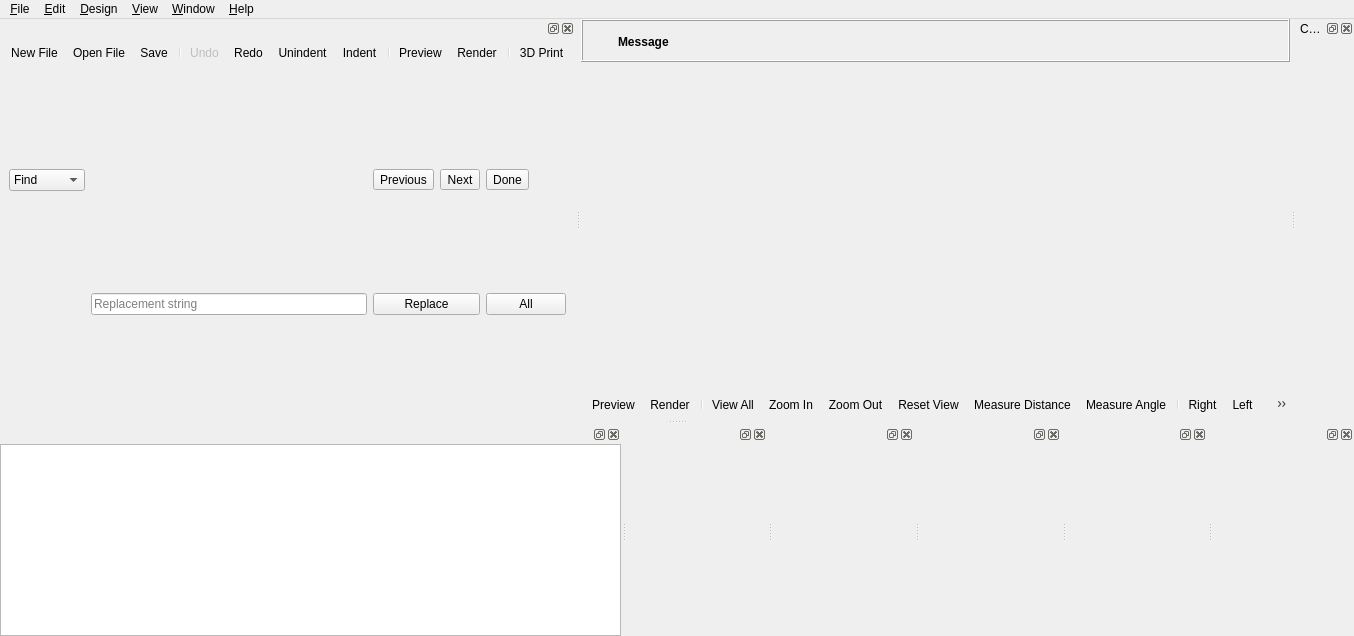
<?xml version="1.0" encoding="UTF-8"?>
<ui version="4.0">
 <class>MainWindow</class>
 <widget class="QMainWindow" name="MainWindow">
  <property name="geometry">
   <rect>
    <x>0</x>
    <y>0</y>
    <width>1354</width>
    <height>636</height>
   </rect>
  </property>
  <widget class="QWidget" name="centralwidget">
   <layout class="QVBoxLayout" name="verticalLayout_2">
    <property name="spacing">
     <number>0</number>
    </property>
    <property name="leftMargin">
     <number>0</number>
    </property>
    <property name="topMargin">
     <number>0</number>
    </property>
    <property name="rightMargin">
     <number>0</number>
    </property>
    <property name="bottomMargin">
     <number>0</number>
    </property>
    <item>
     <widget class="QWidget" name="mainWidget" native="true">
      <property name="sizePolicy">
       <sizepolicy hsizetype="Expanding" vsizetype="Expanding">
        <horstretch>0</horstretch>
        <verstretch>0</verstretch>
       </sizepolicy>
      </property>
      <layout class="QVBoxLayout" name="verticalLayout_3">
       <property name="spacing">
        <number>0</number>
       </property>
       <property name="leftMargin">
        <number>0</number>
       </property>
       <property name="topMargin">
        <number>0</number>
       </property>
       <property name="rightMargin">
        <number>0</number>
       </property>
       <property name="bottomMargin">
        <number>0</number>
       </property>
       <item>
        <widget class="QFrame" name="frameCompileResult">
         <property name="frameShape">
          <enum>QFrame::Shape::Box</enum>
         </property>
         <property name="frameShadow">
          <enum>QFrame::Shadow::Raised</enum>
         </property>
         <layout class="QGridLayout" name="gridLayoutCompileResult">
          <property name="leftMargin">
           <number>6</number>
          </property>
          <property name="topMargin">
           <number>6</number>
          </property>
          <property name="rightMargin">
           <number>6</number>
          </property>
          <property name="bottomMargin">
           <number>4</number>
          </property>
          <property name="horizontalSpacing">
           <number>4</number>
          </property>
          <item row="0" column="1">
           <widget class="QLabel" name="labelCompileResultMessage">
            <property name="sizePolicy">
             <sizepolicy hsizetype="Preferred" vsizetype="Preferred">
              <horstretch>1</horstretch>
              <verstretch>0</verstretch>
             </sizepolicy>
            </property>
            <property name="font">
             <font>
              <bold>true</bold>
             </font>
            </property>
            <property name="text">
             <string>Message</string>
            </property>
            <property name="wordWrap">
             <bool>true</bool>
            </property>
           </widget>
          </item>
          <item row="0" column="2">
           <widget class="QToolButton" name="toolButtonCompileResultClose">
            <property name="styleSheet">
             <string notr="true"/>
            </property>
            <property name="text">
             <string/>
            </property>
            <property name="icon">
             <iconset resource="../../resources/common.qrc">
              <normaloff>:/icons/close.png</normaloff>:/icons/close.png</iconset>
            </property>
            <property name="iconSize">
             <size>
              <width>22</width>
              <height>22</height>
             </size>
            </property>
            <property name="toolButtonStyle">
             <enum>Qt::ToolButtonStyle::ToolButtonIconOnly</enum>
            </property>
            <property name="autoRaise">
             <bool>true</bool>
            </property>
           </widget>
          </item>
          <item row="0" column="0">
           <widget class="QToolButton" name="toolButtonCompileResultIcon">
            <property name="styleSheet">
             <string notr="true">QToolButton { border: none; }</string>
            </property>
            <property name="text">
             <string/>
            </property>
            <property name="icon">
             <iconset resource="../../resources/common.qrc">
              <normaloff>:/icons/information-icons-error.png</normaloff>:/icons/information-icons-error.png</iconset>
            </property>
            <property name="iconSize">
             <size>
              <width>22</width>
              <height>22</height>
             </size>
            </property>
            <property name="autoRaise">
             <bool>false</bool>
            </property>
           </widget>
          </item>
         </layout>
        </widget>
       </item>
       <item>
        <widget class="QGLView" name="qglview" native="true">
         <property name="sizePolicy">
          <sizepolicy hsizetype="Expanding" vsizetype="Expanding">
           <horstretch>0</horstretch>
           <verstretch>0</verstretch>
          </sizepolicy>
         </property>
         <property name="minimumSize">
          <size>
           <width>200</width>
           <height>100</height>
          </size>
         </property>
        </widget>
       </item>
       <item>
        <widget class="QToolBar" name="viewerToolBar">
         <addaction name="designActionPreview"/>
         <addaction name="designActionRender"/>
         <addaction name="separator"/>
         <addaction name="viewActionViewAll"/>
         <addaction name="viewActionZoomIn"/>
         <addaction name="viewActionZoomOut"/>
         <addaction name="viewActionResetView"/>
         <addaction name="designActionMeasureDist"/>
         <addaction name="designActionMeasureAngle"/>
         <addaction name="separator"/>
         <addaction name="viewActionRight"/>
         <addaction name="viewActionLeft"/>
         <addaction name="viewActionBack"/>
         <addaction name="viewActionFront"/>
         <addaction name="viewActionTop"/>
         <addaction name="viewActionBottom"/>
         <addaction name="separator"/>
         <addaction name="viewActionPerspective"/>
         <addaction name="viewActionOrthogonal"/>
         <addaction name="separator"/>
         <addaction name="viewActionShowAxes"/>
         <addaction name="viewActionShowScaleProportional"/>
         <addaction name="viewActionShowEdges"/>
        </widget>
       </item>
      </layout>
      <zorder>qglview</zorder>
      <zorder>viewerToolBar</zorder>
      <zorder>frameCompileResult</zorder>
     </widget>
    </item>
   </layout>
  </widget>
  <widget class="QMenuBar" name="menubar">
   <property name="geometry">
    <rect>
     <x>0</x>
     <y>0</y>
     <width>1354</width>
     <height>37</height>
    </rect>
   </property>
   <widget class="QMenu" name="menu_File">
    <property name="title">
     <string>&amp;File</string>
    </property>
    <widget class="QMenu" name="menuOpenRecent">
     <property name="title">
      <string>Recen&amp;t Files</string>
     </property>
    </widget>
    <widget class="QMenu" name="menuExamples">
     <property name="title">
      <string>&amp;Examples</string>
     </property>
    </widget>
    <widget class="QMenu" name="menuExport">
     <property name="title">
      <string>E&amp;xport</string>
     </property>
     <addaction name="fileActionExportAsciiSTL"/>
     <addaction name="fileActionExportBinarySTL"/>
     <addaction name="fileActionExportOBJ"/>
     <addaction name="fileActionExportPOV"/>
     <addaction name="fileActionExportOFF"/>
      <addaction name="fileActionExportWRL"/>
      <addaction name="fileActionExport3MF"/>
     <addaction name="fileActionExportDXF"/>
     <addaction name="fileActionExportSVG"/>
     <addaction name="fileActionExportCSG"/>
     <addaction name="fileActionExportPDF"/>
     <addaction name="separator"/>
     <addaction name="fileActionExportImage"/>
    </widget>
    <widget class="QMenu" name="menuPython">
     <property name="title">
      <string>Python</string>
     </property>
     <addaction name="fileActionPythonRevoke"/>
     <addaction name="separator"/>
     <addaction name="fileActionPythonSelectVenv"/>
     <addaction name="fileActionPythonCreateVenv"/>
    </widget>
    <addaction name="fileActionNew"/>
    <addaction name="fileActionOpen"/>
    <addaction name="menuOpenRecent"/>
    <addaction name="menuExamples"/>
    <addaction name="fileActionReload"/>
    <addaction name="separator"/>
    <addaction name="fileActionNewWindow"/>
    <addaction name="fileActionOpenWindow"/>
    <addaction name="fileActionClose"/>
    <addaction name="separator"/>
    <addaction name="fileActionSave"/>
    <addaction name="fileActionSaveAs"/>
    <addaction name="fileActionSaveACopy"/>
    <addaction name="fileActionSaveAll"/>
    <addaction name="separator"/>
    <addaction name="menuExport"/>
    <addaction name="separator"/>
    <addaction name="menuPython"/>
    <addaction name="separator"/>
    <addaction name="fileShowLibraryFolder"/>
    <addaction name="separator"/>
    <addaction name="fileActionQuit"/>
   </widget>
   <widget class="QMenu" name="menu_Edit">
    <property name="title">
     <string>&amp;Edit</string>
    </property>
    <addaction name="editActionUndo"/>
    <addaction name="editActionRedo"/>
    <addaction name="separator"/>
    <addaction name="editActionCut"/>
    <addaction name="editActionCopy"/>
    <addaction name="editActionPaste"/>
    <addaction name="separator"/>
    <addaction name="editActionIndent"/>
    <addaction name="editActionUnindent"/>
    <addaction name="editActionComment"/>
    <addaction name="editActionUncomment"/>
    <addaction name="editActionMoveLineUp"/>
    <addaction name="editActionMoveLineDown"/>
    <addaction name="editActionConvertTabsToSpaces"/>
    <addaction name="editActionToggleBookmark"/>
    <addaction name="editActionNextBookmark"/>
    <addaction name="editActionPrevBookmark"/>
    <addaction name="separator"/>
    <addaction name="editActionNextTab"/>
    <addaction name="editActionPrevTab"/>
    <addaction name="separator"/>
    <addaction name="editActionCopyViewport"/>
    <addaction name="editActionCopyVPT"/>
    <addaction name="editActionCopyVPR"/>
    <addaction name="editActionCopyVPD"/>
    <addaction name="editActionCopyVPF"/>
    <addaction name="separator"/>
    <addaction name="editActionFind"/>
    <addaction name="editActionFindAndReplace"/>
    <addaction name="editActionFindNext"/>
    <addaction name="editActionFindPrevious"/>
    <addaction name="editActionUseSelectionForFind"/>
    <addaction name="separator"/>
    <addaction name="editActionJumpToNextError"/>
    <addaction name="separator"/>
    <addaction name="editActionZoomTextIn"/>
    <addaction name="editActionZoomTextOut"/>
    <addaction name="editActionPreferences"/>
   </widget>
   <widget class="QMenu" name="menu_Design">
    <property name="title">
     <string>&amp;Design</string>
    </property>
    <addaction name="designActionAutoReload"/>
    <addaction name="designActionReloadAndPreview"/>
    <addaction name="designActionPreview"/>
    <addaction name="designActionRender"/>
    <addaction name="designAction3DPrint"/>
    <addaction name="designActionMeasureDist"/>
    <addaction name="designActionMeasureAngle"/>
    <addaction name="separator"/>
    <addaction name="designCheckValidity"/>
    <addaction name="designActionDisplayAST"/>
    <addaction name="designActionDisplayCSGTree"/>
    <addaction name="designActionDisplayCSGProducts"/>
    <addaction name="separator"/>
    <addaction name="designActionFlushCaches"/>
   </widget>
   <widget class="QMenu" name="menu_View">
    <property name="title">
     <string>&amp;View</string>
    </property>
    <addaction name="viewActionPreview"/>
    <addaction name="viewActionThrownTogether"/>
    <addaction name="separator"/>
    <addaction name="viewActionHighlightChanges"/>
    <addaction name="separator"/>
    <addaction name="viewActionShowEdges"/>
    <addaction name="viewActionShowAxes"/>
    <addaction name="viewActionShowScaleProportional"/>
    <addaction name="viewActionShowCrosshairs"/>
    <addaction name="separator"/>
    <addaction name="viewActionTop"/>
    <addaction name="viewActionBottom"/>
    <addaction name="viewActionLeft"/>
    <addaction name="viewActionRight"/>
    <addaction name="viewActionFront"/>
    <addaction name="viewActionBack"/>
    <addaction name="viewActionDiagonal"/>
    <addaction name="viewActionCenter"/>
    <addaction name="viewActionViewAll"/>
    <addaction name="viewActionResetView"/>
    <addaction name="separator"/>
    <addaction name="viewActionZoomIn"/>
    <addaction name="viewActionZoomOut"/>
    <addaction name="separator"/>
    <addaction name="viewActionPerspective"/>
    <addaction name="viewActionOrthogonal"/>
    <addaction name="separator"/>
    <addaction name="viewActionHideEditorToolBar"/>
    <addaction name="viewActionHide3DViewToolBar"/>
   </widget>
   <widget class="QMenu" name="menuHelp">
    <property name="title">
     <string>&amp;Help</string>
    </property>
    <addaction name="helpActionAbout"/>
    <addaction name="helpActionHomepage"/>
    <addaction name="helpActionManual"/>
    <addaction name="helpActionOfflineManual"/>
    <addaction name="helpActionCheatSheet"/>
    <addaction name="helpActionOfflineCheatSheet"/>
    <addaction name="helpActionLibraryInfo"/>
   </widget>
   <widget class="QMenu" name="menuWindow">
    <property name="title">
     <string>&amp;Window</string>
    </property>
    <addaction name="separator"/>
    <addaction name="windowActionNextWindow"/>
    <addaction name="windowActionPreviousWindow"/>
    <addaction name="separator"/>
    <addaction name="windowActionJumpTo"/>
   </widget>
   <addaction name="menu_File"/>
   <addaction name="menu_Edit"/>
   <addaction name="menu_Design"/>
   <addaction name="menu_View"/>
   <addaction name="menuWindow"/>
   <addaction name="menuHelp"/>
  </widget>
  <widget class="Dock" name="editorDock">
   <attribute name="dockWidgetArea">
    <number>1</number>
   </attribute>
   <widget class="QWidget" name="editorDockContents">
    <layout class="QVBoxLayout" name="verticalLayout">
     <property name="spacing">
      <number>0</number>
     </property>
     <property name="leftMargin">
      <number>0</number>
     </property>
     <property name="topMargin">
      <number>0</number>
     </property>
     <property name="rightMargin">
      <number>0</number>
     </property>
     <property name="bottomMargin">
      <number>0</number>
     </property>
     <item>
      <widget class="QToolBar" name="editortoolbar">
       <addaction name="fileActionNew"/>
       <addaction name="fileActionOpen"/>
       <addaction name="fileActionSave"/>
       <addaction name="separator"/>
       <addaction name="editActionUndo"/>
       <addaction name="editActionRedo"/>
       <addaction name="editActionUnindent"/>
       <addaction name="editActionIndent"/>
       <addaction name="separator"/>
       <addaction name="designActionPreview"/>
       <addaction name="designActionRender"/>
       <addaction name="separator"/>
       <addaction name="designAction3DPrint"/>
      </widget>
     </item>
     <item>
      <widget class="QFrame" name="find_panel">
       <property name="enabled">
        <bool>true</bool>
       </property>
       <property name="sizePolicy">
        <sizepolicy hsizetype="Preferred" vsizetype="Minimum">
         <horstretch>0</horstretch>
         <verstretch>0</verstretch>
        </sizepolicy>
       </property>
       <property name="frameShape">
        <enum>QFrame::Shape::NoFrame</enum>
       </property>
       <property name="frameShadow">
        <enum>QFrame::Shadow::Raised</enum>
       </property>
       <property name="lineWidth">
        <number>0</number>
       </property>
       <layout class="QGridLayout" name="gridLayout">
        <property name="topMargin">
         <number>0</number>
        </property>
        <property name="bottomMargin">
         <number>0</number>
        </property>
        <property name="verticalSpacing">
         <number>0</number>
        </property>
        <item row="0" column="0">
         <widget class="QComboBox" name="findTypeComboBox">
          <item>
           <property name="text">
            <string>Find</string>
           </property>
          </item>
          <item>
           <property name="text">
            <string>Replace</string>
           </property>
          </item>
         </widget>
        </item>
        <item row="0" column="1">
         <widget class="QWordSearchField" name="findInputField">
          <property name="placeholderText" stdset="0">
           <string>Search string</string>
          </property>
         </widget>
        </item>
        <item row="1" column="1">
         <widget class="QLineEdit" name="replaceInputField">
          <property name="placeholderText">
           <string>Replacement string</string>
          </property>
         </widget>
        </item>
        <item row="1" column="2" colspan="2">
         <widget class="QPushButton" name="replaceButton">
          <property name="text">
           <string>Replace</string>
          </property>
         </widget>
        </item>
        <item row="1" column="4">
         <widget class="QPushButton" name="replaceAllButton">
          <property name="text">
           <string>All</string>
          </property>
         </widget>
        </item>
        <item row="0" column="2">
         <widget class="QToolButton" name="findPrevButton">
          <property name="text">
           <string>Previous</string>
          </property>
         </widget>
        </item>
        <item row="0" column="3">
         <widget class="QToolButton" name="findNextButton">
          <property name="text">
           <string>Next</string>
          </property>
         </widget>
        </item>
        <item row="0" column="4">
         <widget class="QToolButton" name="findDoneButton">
          <property name="text">
           <string>Done</string>
          </property>
         </widget>
        </item>
       </layout>
      </widget>
     </item>
    </layout>
   </widget>
   <addaction name="editActionRedo_2"/>
  </widget>
  <widget class="Dock" name="consoleDock">
   <attribute name="dockWidgetArea">
    <number>8</number>
   </attribute>
   <widget class="QWidget" name="consoleDockContents">
    <property name="focusPolicy">
     <enum>Qt::FocusPolicy::NoFocus</enum>
    </property>
    <layout class="QVBoxLayout" name="verticalLayout_5">
     <property name="leftMargin">
      <number>0</number>
     </property>
     <property name="topMargin">
      <number>0</number>
     </property>
     <property name="rightMargin">
      <number>0</number>
     </property>
     <property name="bottomMargin">
      <number>0</number>
     </property>
     <item>
      <widget class="Console" name="console">
       <property name="minimumSize">
        <size>
         <width>10</width>
         <height>10</height>
        </size>
       </property>
       <property name="focusPolicy">
        <enum>Qt::FocusPolicy::StrongFocus</enum>
       </property>
       <property name="readOnly">
        <bool>true</bool>
       </property>
      </widget>
     </item>
    </layout>
   </widget>
  </widget>
  <widget class="Dock" name="parameterDock">
   <property name="windowTitle">
    <string>Customizer Widget</string>
   </property>
   <attribute name="dockWidgetArea">
    <number>2</number>
   </attribute>
  </widget>
  <widget class="Dock" name="animateDock">
   <attribute name="dockWidgetArea">
    <number>8</number>
   </attribute>
   <widget class="QWidget" name="animateDockContents">
    <property name="focusPolicy">
     <enum>Qt::FocusPolicy::StrongFocus</enum>
    </property>
    <layout class="QVBoxLayout" name="verticalLayout_Animate">
     <property name="leftMargin">
      <number>0</number>
     </property>
     <property name="topMargin">
      <number>0</number>
     </property>
     <property name="rightMargin">
      <number>0</number>
     </property>
     <property name="bottomMargin">
      <number>0</number>
     </property>
     <item>
      <widget class="Animate" name="animateWidget" native="true"/>
     </item>
    </layout>
   </widget>
  </widget>
  <widget class="Dock" name="viewportControlDock">
   <attribute name="dockWidgetArea">
    <number>8</number>
   </attribute>
   <widget class="QWidget" name="viewportControlDockContents">
    <property name="focusPolicy">
     <enum>Qt::FocusPolicy::StrongFocus</enum>
    </property>
    <layout class="QVBoxLayout" name="verticalLayout_ViewportControl">
     <property name="leftMargin">
      <number>0</number>
     </property>
     <property name="topMargin">
      <number>0</number>
     </property>
     <property name="rightMargin">
      <number>0</number>
     </property>
     <property name="bottomMargin">
      <number>0</number>
     </property>
     <item>
      <widget class="ViewportControl" name="viewportControlWidget" native="true"/>
     </item>
    </layout>
   </widget>
  </widget>
  <widget class="Dock" name="errorLogDock">
   <attribute name="dockWidgetArea">
    <number>8</number>
   </attribute>
   <widget class="QWidget" name="errorLogDockContents">
    <property name="focusPolicy">
     <enum>Qt::FocusPolicy::StrongFocus</enum>
    </property>
    <layout class="QVBoxLayout" name="verticalLayout_6">
     <property name="leftMargin">
      <number>0</number>
     </property>
     <property name="topMargin">
      <number>0</number>
     </property>
     <property name="rightMargin">
      <number>0</number>
     </property>
     <property name="bottomMargin">
      <number>0</number>
     </property>
     <item>
      <widget class="ErrorLog" name="errorLogWidget" native="true">
       <property name="minimumSize">
        <size>
         <width>10</width>
         <height>10</height>
        </size>
       </property>
      </widget>
     </item>
    </layout>
   </widget>
  </widget>
  <widget class="Dock" name="fontListDock">
   <attribute name="dockWidgetArea">
    <number>8</number>
   </attribute>
   <widget class="QWidget" name="fontListDockContents">
    <layout class="QVBoxLayout" name="verticalLayoutFontList">
     <property name="leftMargin">
      <number>0</number>
     </property>
     <property name="topMargin">
      <number>0</number>
     </property>
     <property name="rightMargin">
      <number>0</number>
     </property>
     <property name="bottomMargin">
      <number>0</number>
     </property>
     <item>
      <widget class="FontList" name="fontListWidget" native="true"/>
     </item>
    </layout>
   </widget>
  </widget>
  <widget class="Dock" name="colorListDock">
   <attribute name="dockWidgetArea">
    <number>8</number>
   </attribute>
   <widget class="QWidget" name="colorListDockContents">
    <layout class="QVBoxLayout" name="verticalLayoutColorList">
     <property name="leftMargin">
      <number>0</number>
     </property>
     <property name="topMargin">
      <number>0</number>
     </property>
     <property name="rightMargin">
      <number>0</number>
     </property>
     <property name="bottomMargin">
      <number>0</number>
     </property>
     <item>
      <widget class="ColorList" name="colorListWidget" native="true"/>
     </item>
    </layout>
   </widget>
  </widget>
  <action name="fileActionNew">
   <property name="icon">
    <iconset theme="chokusen-new"/>
   </property>
   <property name="text">
    <string>&amp;New File</string>
   </property>
   <property name="shortcut">
    <string>Ctrl+N</string>
   </property>
  </action>
  <action name="fileActionNewWindow">
   <property name="text">
    <string>New &amp;Window</string>
   </property>
  </action>
  <action name="fileActionOpen">
   <property name="icon">
    <iconset theme="chokusen-open"/>
   </property>
   <property name="text">
    <string>&amp;Open File...</string>
   </property>
   <property name="shortcut">
    <string>Ctrl+O</string>
   </property>
  </action>
  <action name="fileActionOpenWindow">
   <property name="text">
    <string>Open in New Windo&amp;w</string>
   </property>
  </action>
  <action name="fileActionSave">
   <property name="icon">
    <iconset theme="chokusen-save"/>
   </property>
   <property name="text">
    <string>&amp;Save</string>
   </property>
   <property name="shortcut">
    <string>Ctrl+S</string>
   </property>
  </action>
  <action name="fileActionSaveAs">
   <property name="text">
    <string>Save &amp;As...</string>
   </property>
   <property name="shortcut">
    <string>Ctrl+Shift+S</string>
   </property>
  </action>
  <action name="fileActionSaveACopy">
   <property name="text">
    <string>Save a C&amp;opy...</string>
   </property>
  </action>
  <action name="fileActionSaveAll">
   <property name="text">
    <string>S&amp;ave All</string>
   </property>
  </action>
  <action name="fileActionReload">
   <property name="text">
    <string>&amp;Reload</string>
   </property>
   <property name="shortcut">
    <string>Ctrl+R</string>
   </property>
  </action>
  <action name="fileActionQuit">
   <property name="text">
    <string>&amp;Quit</string>
   </property>
   <property name="shortcut">
    <string>Ctrl+Q</string>
   </property>
   <property name="menuRole">
    <enum>QAction::MenuRole::QuitRole</enum>
   </property>
  </action>
  <action name="editActionUndo">
   <property name="enabled">
    <bool>false</bool>
   </property>
   <property name="icon">
    <iconset theme="chokusen-undo"/>
   </property>
   <property name="text">
    <string>&amp;Undo</string>
   </property>
   <property name="shortcut">
    <string>Ctrl+Z</string>
   </property>
   <property name="shortcutContext">
    <enum>Qt::ShortcutContext::WidgetWithChildrenShortcut</enum>
   </property>
  </action>
  <action name="editActionRedo">
   <property name="icon">
    <iconset theme="chokusen-redo"/>
   </property>
   <property name="text">
    <string>&amp;Redo</string>
   </property>
   <property name="shortcut">
    <string>Ctrl+Shift+Z</string>
   </property>
   <property name="shortcutContext">
    <enum>Qt::ShortcutContext::WidgetWithChildrenShortcut</enum>
   </property>
  </action>
  <action name="editActionRedo_2">
   <property name="shortcut">
    <string>Ctrl+Y</string>
   </property>
   <property name="shortcutContext">
    <enum>Qt::ShortcutContext::WidgetWithChildrenShortcut</enum>
   </property>
  </action>
  <action name="editActionCut">
   <property name="text">
    <string>Cu&amp;t</string>
   </property>
   <property name="shortcut">
    <string>Ctrl+X</string>
   </property>
   <property name="shortcutContext">
    <enum>Qt::ShortcutContext::WidgetWithChildrenShortcut</enum>
   </property>
  </action>
  <action name="editActionCopy">
   <property name="text">
    <string>&amp;Copy</string>
   </property>
   <property name="shortcut">
    <string>Ctrl+C</string>
   </property>
   <property name="shortcutContext">
    <enum>Qt::ShortcutContext::WidgetWithChildrenShortcut</enum>
   </property>
  </action>
  <action name="editActionPaste">
   <property name="text">
    <string>&amp;Paste</string>
   </property>
   <property name="shortcut">
    <string>Ctrl+V</string>
   </property>
   <property name="shortcutContext">
    <enum>Qt::ShortcutContext::WidgetWithChildrenShortcut</enum>
   </property>
  </action>
  <action name="editActionIndent">
   <property name="icon">
    <iconset theme="chokusen-indent"/>
   </property>
   <property name="text">
    <string>&amp;Indent</string>
   </property>
   <property name="shortcut">
    <string>Ctrl+I</string>
   </property>
  </action>
  <action name="editActionComment">
   <property name="text">
    <string>C&amp;omment</string>
   </property>
   <property name="shortcut">
    <string>Ctrl+D</string>
   </property>
  </action>
  <action name="editActionUncomment">
   <property name="text">
    <string>Unco&amp;mment</string>
   </property>
   <property name="shortcut">
    <string>Ctrl+Shift+D</string>
   </property>
  </action>
<action name="editActionMoveLineUp">
   <property name="text">
    <string>Mo&amp;ve Line Up</string>
   </property>
   <property name="shortcut">
    <string>Ctrl+Alt+Up</string>
   </property>
  </action>
  <action name="editActionMoveLineDown">
   <property name="text">
    <string>Mo&amp;ve Line Down</string>
   </property>
   <property name="shortcut">
    <string>Ctrl+Alt+Down</string>
   </property>
  </action>
  <action name="editActionNextTab">
   <property name="text">
    <string>Show &amp;Next Tab</string>
   </property>
   <property name="shortcut">
    <string>Ctrl+Tab</string>
   </property>
  </action>
  <action name="editActionPrevTab">
   <property name="text">
    <string>Show P&amp;revious Tab</string>
   </property>
   <property name="shortcut">
    <string>Ctrl+Shift+Tab</string>
   </property>
  </action>
  <action name="editActionCopyViewport">
   <property name="text">
    <string>Copy Viewport Ima&amp;ge</string>
   </property>
   <property name="shortcut">
    <string>Ctrl+Shift+C</string>
   </property>
  </action>
  <action name="editActionCopyVPT">
   <property name="text">
    <string>Copy Viewport Transl&amp;ation</string>
   </property>
   <property name="shortcut">
    <string>Ctrl+T</string>
   </property>
  </action>
  <action name="editActionCopyVPR">
   <property name="text">
    <string>Cop&amp;y Viewport Rotation</string>
   </property>
  </action>
  <action name="editActionCopyVPD">
   <property name="text">
    <string>Copy Vie&amp;wport Distance</string>
   </property>
  </action>
  <action name="editActionCopyVPF">
   <property name="text">
    <string>Copy Vie&amp;wport FOV</string>
   </property>
  </action>
  <action name="editActionZoomTextIn">
   <property name="icon">
    <iconset theme="chokusen-zoom-text-in"/>
   </property>
   <property name="text">
    <string>Increase Font &amp;Size</string>
   </property>
   <property name="shortcut">
    <string>Ctrl++</string>
   </property>
  </action>
  <action name="editActionZoomTextOut">
   <property name="icon">
    <iconset theme="chokusen-zoom-text-out"/>
   </property>
   <property name="text">
    <string>Decrease Font Si&amp;ze</string>
   </property>
   <property name="shortcut">
    <string>Ctrl+-</string>
   </property>
  </action>
  <action name="designActionReloadAndPreview">
   <property name="text">
    <string>&amp;Reload and Preview</string>
   </property>
   <property name="shortcut">
    <string>F4</string>
   </property>
  </action>
  <action name="designActionPreview">
   <property name="icon">
    <iconset theme="chokusen-preview"/>
   </property>
   <property name="text">
    <string>&amp;Preview</string>
   </property>
   <property name="shortcut">
    <string>F5</string>
   </property>
  </action>
  <action name="designActionRender">
   <property name="icon">
    <iconset theme="chokusen-render"/>
   </property>
   <property name="text">
    <string>R&amp;ender</string>
   </property>
   <property name="shortcut">
    <string>F6</string>
   </property>
  </action>
  <action name="designAction3DPrint">
   <property name="icon">
    <iconset theme="chokusen-send"/>
   </property>
   <property name="text">
    <string>&amp;3D Print</string>
   </property>
   <property name="shortcut">
    <string>F8</string>
   </property>
  </action>
  <action name="designActionMeasureDist">
   <property name="checkable">
    <bool>true</bool>
   </property>
   <property name="icon">
    <iconset theme="chokusen-measure-distance"/>
   </property>
   <property name="text">
    <string>Measure &amp;Distance</string>
   </property>
   <property name="shortcut">
    <string>D</string>
   </property>
  </action>
  <action name="designActionMeasureAngle">
   <property name="checkable">
    <bool>true</bool>
   </property>
   <property name="icon">
    <iconset theme="chokusen-measure-angle"/>
   </property>
   <property name="text">
    <string>Measure &amp;Angle</string>
   </property>
   <property name="shortcut">
    <string>A</string>
   </property>
  </action>
  <action name="designCheckValidity">
   <property name="text">
    <string>&amp;Check Validity</string>
   </property>
  </action>
  <action name="designActionDisplayAST">
   <property name="text">
    <string>Display A&amp;ST</string>
   </property>
  </action>
  <action name="designActionDisplayCSGTree">
   <property name="text">
    <string>Display CSG &amp;Tree</string>
   </property>
  </action>
  <action name="designActionDisplayCSGProducts">
   <property name="text">
    <string>Display CSG Pr&amp;oducts</string>
   </property>
  </action>
  <action name="fileActionExportBinarySTL">
   <property name="icon">
    <iconset theme="chokusen-export-stl"/>
   </property>
   <property name="text">
    <string>Export as &amp;STL (binary)...</string>
   </property>
  </action>
  <action name="fileActionExportAsciiSTL">
   <property name="icon">
    <iconset theme="chokusen-export-stl"/>
   </property>
   <property name="text">
    <string>Export as &amp;STL (ascii)...</string>
   </property>
  </action>
  <action name="fileActionExportOBJ">
   <property name="icon">
    <iconset theme="chokusen-export-obj"/>
   </property>
   <property name="text">
    <string>Export as &amp;OBJ...</string>
   </property>
  </action>
  <action name="fileActionExportPOV">
   <property name="icon">
    <iconset theme="chokusen-export-pov"/>
   </property>
   <property name="text">
    <string>Export as &amp;POV...</string>
   </property>
  </action>
  <action name="fileActionExportOFF">
   <property name="icon">
    <iconset theme="chokusen-export-off"/>
   </property>
   <property name="text">
    <string>Export as &amp;OFF...</string>
   </property>
  </action>
  <action name="fileActionExportWRL">
   <property name="icon">
    <iconset theme="chokusen-export-wrl"/>
   </property>
   <property name="text">
    <string>Export as &amp;WRL...</string>
   </property>
  </action>
  <action name="viewActionPreview">
   <property name="checkable">
    <bool>true</bool>
   </property>
   <property name="icon">
    <iconset theme="chokusen-surface"/>
   </property>
   <property name="text">
    <string>P&amp;review</string>
   </property>
   <property name="shortcut">
    <string>F9</string>
   </property>
  </action>
  <action name="viewActionThrownTogether">
   <property name="checkable">
    <bool>true</bool>
   </property>
   <property name="icon">
    <iconset theme="chokusen-throwntogether"/>
   </property>
   <property name="text">
    <string>T&amp;hrown Together</string>
   </property>
   <property name="shortcut">
    <string>F12</string>
   </property>
  </action>
  <action name="viewActionHighlightChanges">
   <property name="checkable">
    <bool>true</bool>
   </property>
   <property name="checked">
    <bool>true</bool>
   </property>
   <property name="text">
    <string>Highlight &amp;Changes While Editing</string>
   </property>
   <property name="toolTip">
    <string>Highlight the parts of the model changed by a Customizer value or an Alt+Up/Down number edit, and update the Customizer preview while dragging</string>
   </property>
  </action>
  <action name="viewActionShowEdges">
   <property name="checkable">
    <bool>true</bool>
   </property>
   <property name="icon">
    <iconset theme="chokusen-show-edges"/>
   </property>
   <property name="text">
    <string>&amp;Show Edges</string>
   </property>
   <property name="shortcut">
    <string>Ctrl+1</string>
   </property>
  </action>
  <action name="viewActionShowAxes">
   <property name="checkable">
    <bool>true</bool>
   </property>
   <property name="icon">
    <iconset theme="chokusen-axes"/>
   </property>
   <property name="text">
    <string>Show A&amp;xes</string>
   </property>
   <property name="shortcut">
    <string>Ctrl+2</string>
   </property>
  </action>
  <action name="viewActionShowCrosshairs">
   <property name="checkable">
    <bool>true</bool>
   </property>
   <property name="icon">
    <iconset theme="chokusen-crosshairs"/>
   </property>
   <property name="text">
    <string>Show &amp;Crosshairs</string>
   </property>
   <property name="shortcut">
    <string>Ctrl+3</string>
   </property>
  </action>
  <action name="viewActionShowScaleProportional">
   <property name="checkable">
    <bool>true</bool>
   </property>
   <property name="icon">
    <iconset theme="chokusen-scalemarkers"/>
   </property>
   <property name="text">
    <string>Show Scale &amp;Markers</string>
   </property>
  </action>
  <action name="viewActionTop">
   <property name="icon">
    <iconset theme="chokusen-view-top"/>
   </property>
   <property name="text">
    <string>&amp;Top</string>
   </property>
   <property name="shortcut">
    <string>Ctrl+4</string>
   </property>
  </action>
  <action name="viewActionBottom">
   <property name="icon">
    <iconset theme="chokusen-view-bottom"/>
   </property>
   <property name="text">
    <string>&amp;Bottom</string>
   </property>
   <property name="shortcut">
    <string>Ctrl+5</string>
   </property>
  </action>
  <action name="viewActionLeft">
   <property name="icon">
    <iconset theme="chokusen-view-left"/>
   </property>
   <property name="text">
    <string>&amp;Left</string>
   </property>
   <property name="shortcut">
    <string>Ctrl+6</string>
   </property>
  </action>
  <action name="viewActionRight">
   <property name="icon">
    <iconset theme="chokusen-view-right"/>
   </property>
   <property name="text">
    <string>&amp;Right</string>
   </property>
   <property name="shortcut">
    <string>Ctrl+7</string>
   </property>
  </action>
  <action name="viewActionFront">
   <property name="icon">
    <iconset theme="chokusen-view-front"/>
   </property>
   <property name="text">
    <string>&amp;Front</string>
   </property>
   <property name="shortcut">
    <string>Ctrl+8</string>
   </property>
  </action>
  <action name="viewActionBack">
   <property name="icon">
    <iconset theme="chokusen-view-back"/>
   </property>
   <property name="text">
    <string>Bac&amp;k</string>
   </property>
   <property name="shortcut">
    <string>Ctrl+9</string>
   </property>
  </action>
  <action name="viewActionDiagonal">
   <property name="text">
    <string>&amp;Diagonal</string>
   </property>
   <property name="shortcut">
    <string>Ctrl+0</string>
   </property>
  </action>
  <action name="viewActionCenter">
   <property name="text">
    <string>Ce&amp;nter</string>
   </property>
   <property name="shortcut">
    <string>Ctrl+Shift+0</string>
   </property>
  </action>
  <action name="viewActionPerspective">
   <property name="checkable">
    <bool>true</bool>
   </property>
   <property name="icon">
    <iconset theme="chokusen-perspective"/>
   </property>
   <property name="text">
    <string>&amp;Perspective</string>
   </property>
  </action>
  <action name="viewActionOrthogonal">
   <property name="checkable">
    <bool>true</bool>
   </property>
   <property name="icon">
    <iconset theme="chokusen-orthogonal"/>
   </property>
   <property name="text">
    <string>&amp;Orthogonal</string>
   </property>
  </action>
  <action name="helpActionAbout">
   <property name="enabled">
    <bool>true</bool>
   </property>
   <property name="text">
    <string>&amp;About</string>
   </property>
   <property name="menuRole">
    <enum>QAction::MenuRole::AboutRole</enum>
   </property>
  </action>
  <action name="helpActionManual">
   <property name="text">
    <string>&amp;Documentation</string>
   </property>
  </action>
  <action name="helpActionOfflineManual">
   <property name="text">
    <string>&amp;Offline Documentation</string>
   </property>
  </action>
  <action name="helpActionOfflineCheatSheet">
   <property name="text">
    <string>&amp;Offline Cheat Sheet</string>
   </property>
  </action>
  <action name="fileActionClearRecent">
   <property name="text">
    <string>Clear Recent</string>
   </property>
  </action>
  <action name="fileActionExportDXF">
   <property name="icon">
    <iconset theme="chokusen-export-dxf"/>
   </property>
   <property name="text">
    <string>Export as &amp;DXF...</string>
   </property>
  </action>
  <action name="fileActionPythonRevoke">
   <property name="text">
    <string>Revoke Trusted Python Files</string>
   </property>
   <property name="toolTip">
    <string>Revoke Trusted Python Files</string>
   </property>
  </action>
  <action name="fileActionClose">
   <property name="text">
    <string>&amp;Close</string>
   </property>
   <property name="shortcut">
    <string>Ctrl+W</string>
   </property>
  </action>
  <action name="editActionPreferences">
   <property name="text">
    <string>&amp;Preferences</string>
   </property>
   <property name="menuRole">
    <enum>QAction::MenuRole::PreferencesRole</enum>
   </property>
  </action>
  <action name="editActionFind">
   <property name="text">
    <string>&amp;Find...</string>
   </property>
   <property name="shortcut">
    <string>Ctrl+F</string>
   </property>
  </action>
  <action name="editActionFindAndReplace">
   <property name="text">
    <string>Fin&amp;d and Replace...</string>
   </property>
   <property name="shortcut">
    <string>Ctrl+Alt+F</string>
   </property>
  </action>
  <action name="editActionFindNext">
   <property name="text">
    <string>Find Ne&amp;xt</string>
   </property>
   <property name="shortcut">
    <string>Ctrl+G</string>
   </property>
  </action>
  <action name="editActionFindPrevious">
   <property name="text">
    <string>Find Pre&amp;vious</string>
   </property>
   <property name="shortcut">
    <string>Ctrl+Shift+G</string>
   </property>
  </action>
  <action name="editActionUseSelectionForFind">
   <property name="text">
    <string>Use Se&amp;lection for Find</string>
   </property>
   <property name="shortcut">
    <string>Ctrl+E</string>
   </property>
  </action>
  <action name="editActionJumpToNextError">
   <property name="text">
    <string>J&amp;ump to Next Error</string>
   </property>
   <property name="shortcut">
    <string>Ctrl+Alt+E</string>
   </property>
  </action>
  <action name="designActionFlushCaches">
   <property name="text">
    <string>&amp;Flush Caches</string>
   </property>
  </action>
  <action name="helpActionHomepage">
   <property name="text">
    <string>&amp;OpenSCAD Homepage</string>
   </property>
  </action>
  <action name="designActionAutoReload">
   <property name="checkable">
    <bool>true</bool>
   </property>
   <property name="text">
    <string>&amp;Automatic Reload and Preview</string>
   </property>
  </action>
  <action name="fileActionExportImage">
   <property name="icon">
    <iconset theme="chokusen-export-png"/>
   </property>
   <property name="text">
    <string>Export as &amp;Image...</string>
   </property>
  </action>
  <action name="fileActionExportCSG">
   <property name="icon">
    <iconset theme="chokusen-export-csg"/>
   </property>
   <property name="text">
    <string>Export as &amp;CSG...</string>
   </property>
  </action>
  <action name="helpActionLibraryInfo">
   <property name="text">
    <string>&amp;Library Info</string>
   </property>
  </action>
  <action name="fileShowLibraryFolder">
   <property name="text">
    <string>Show &amp;Library Folder</string>
   </property>
  </action>
  <action name="viewActionResetView">
   <property name="icon">
    <iconset theme="chokusen-reset-view"/>
   </property>
   <property name="text">
    <string>Reset &amp;View</string>
   </property>
  </action>
  <action name="fileActionExportSVG">
   <property name="icon">
    <iconset theme="chokusen-export-svg"/>
   </property>
   <property name="text">
    <string>Export as S&amp;VG...</string>
   </property>
  </action>
  <action name="fileActionExport3MF">
   <property name="icon">
    <iconset theme="chokusen-export-3mf"/>
   </property>
   <property name="text">
    <string>Export as &amp;3MF...</string>
   </property>
  </action>
  <action name="viewActionZoomIn">
   <property name="icon">
    <iconset theme="chokusen-zoom-in"/>
   </property>
   <property name="text">
    <string>Zoom &amp;In</string>
   </property>
   <property name="shortcut">
    <string>Ctrl+]</string>
   </property>
  </action>
  <action name="viewActionZoomOut">
   <property name="icon">
    <iconset theme="chokusen-zoom-out"/>
   </property>
   <property name="text">
    <string>&amp;Zoom Out</string>
   </property>
   <property name="shortcut">
    <string>Ctrl+[</string>
   </property>
  </action>
  <action name="viewActionViewAll">
   <property name="icon">
    <iconset theme="chokusen-zoom-all"/>
   </property>
   <property name="text">
    <string>View &amp;All</string>
   </property>
   <property name="shortcut">
    <string>Ctrl+Shift+V</string>
   </property>
  </action>
  <action name="editActionConvertTabsToSpaces">
   <property name="text">
    <string>Conv&amp;ert Tabs to Spaces</string>
   </property>
  </action>
  <action name="editActionToggleBookmark">
   <property name="text">
    <string>&amp;Toggle Bookmark</string>
   </property>
   <property name="shortcut">
    <string>Ctrl+F2</string>
   </property>
  </action>
  <action name="editActionNextBookmark">
   <property name="text">
    <string>Jump to Next &amp;Bookmark</string>
   </property>
   <property name="shortcut">
    <string>F2</string>
   </property>
  </action>
  <action name="editActionPrevBookmark">
   <property name="text">
    <string>Jump to &amp;Previous Bookmark</string>
   </property>
   <property name="shortcut">
    <string>Shift+F2</string>
   </property>
  </action>
  <action name="viewActionHideEditorToolBar">
   <property name="checkable">
    <bool>true</bool>
   </property>
   <property name="text">
    <string>&amp;Hide Editor Toolbar</string>
   </property>
  </action>
  <action name="editActionUnindent">
   <property name="icon">
    <iconset theme="chokusen-unindent"/>
   </property>
   <property name="text">
    <string>U&amp;nindent</string>
   </property>
   <property name="shortcut">
    <string>Ctrl+Shift+I</string>
   </property>
  </action>
  <action name="helpActionCheatSheet">
   <property name="text">
    <string>&amp;Cheat Sheet</string>
   </property>
  </action>
  <action name="fileActionExportPDF">
   <property name="icon">
    <iconset theme="chokusen-export-pdf"/>
   </property>
   <property name="text">
    <string>Export as PDF...</string>
   </property>
  </action>
  <action name="viewActionHide3DViewToolBar">
   <property name="checkable">
    <bool>true</bool>
   </property>
   <property name="text">
    <string>Hide &amp;3D View Toolbar</string>
   </property>
  </action>
  <action name="windowActionNextWindow">
   <property name="text">
    <string>&amp;Next Window	Ctrl+K</string>
   </property>
  </action>
  <action name="windowActionPreviousWindow">
   <property name="text">
    <string>&amp;Previous Window	Ctrl+H</string>
   </property>
  </action>
  <action name="editActionInsertTemplate">
   <property name="text">
    <string>Insert Template</string>
   </property>
   <property name="shortcut">
    <string>Alt+Ins</string>
   </property>
  </action>
  <action name="editActionFoldAll">
   <property name="text">
    <string>Fold/Unfold All</string>
   </property>
  </action>
  <action name="windowActionJumpTo">
   <property name="text">
    <string>&amp;Jump To</string>
   </property>
   <property name="shortcut">
    <string>Ctrl+J</string>
   </property>
  </action>
  <action name="fileActionPythonCreateVenv">
   <property name="text">
    <string>Create Virtual Environment</string>
   </property>
  </action>
  <action name="fileActionPythonSelectVenv">
   <property name="text">
    <string>Select Virtual Environment</string>
   </property>
  </action>
 </widget>
 <customwidgets>
  <customwidget>
   <class>QGLView</class>
   <extends>QWidget</extends>
   <header>gui/QGLView.h</header>
   <container>1</container>
  </customwidget>
  <customwidget>
   <class>Dock</class>
   <extends>QDockWidget</extends>
   <header>gui/Dock.h</header>
   <container>1</container>
  </customwidget>
  <customwidget>
   <class>QWordSearchField</class>
   <extends>QFrame</extends>
   <header>gui/QWordSearchField.h</header>
   <container>1</container>
  </customwidget>
  <customwidget>
   <class>Console</class>
   <extends>QPlainTextEdit</extends>
   <header>gui/Console.h</header>
  </customwidget>
  <customwidget>
   <class>ErrorLog</class>
   <extends>QWidget</extends>
   <header>gui/ErrorLog.h</header>
   <container>1</container>
  </customwidget>
  <customwidget>
   <class>Animate</class>
   <extends>QWidget</extends>
   <header>gui/Animate.h</header>
   <container>1</container>
  </customwidget>
  <customwidget>
   <class>ViewportControl</class>
   <extends>QWidget</extends>
   <header>gui/ViewportControl.h</header>
   <container>1</container>
  </customwidget>
  <customwidget>
   <class>FontList</class>
   <extends>QWidget</extends>
   <header>gui/FontList.h</header>
   <container>1</container>
  </customwidget>
  <customwidget>
   <class>ColorList</class>
   <extends>QWidget</extends>
   <header>gui/ColorList.h</header>
   <container>1</container>
  </customwidget>
 </customwidgets>
 <resources>
  <include location="../../resources/common.qrc"/>
 </resources>
 <connections/>
</ui>
